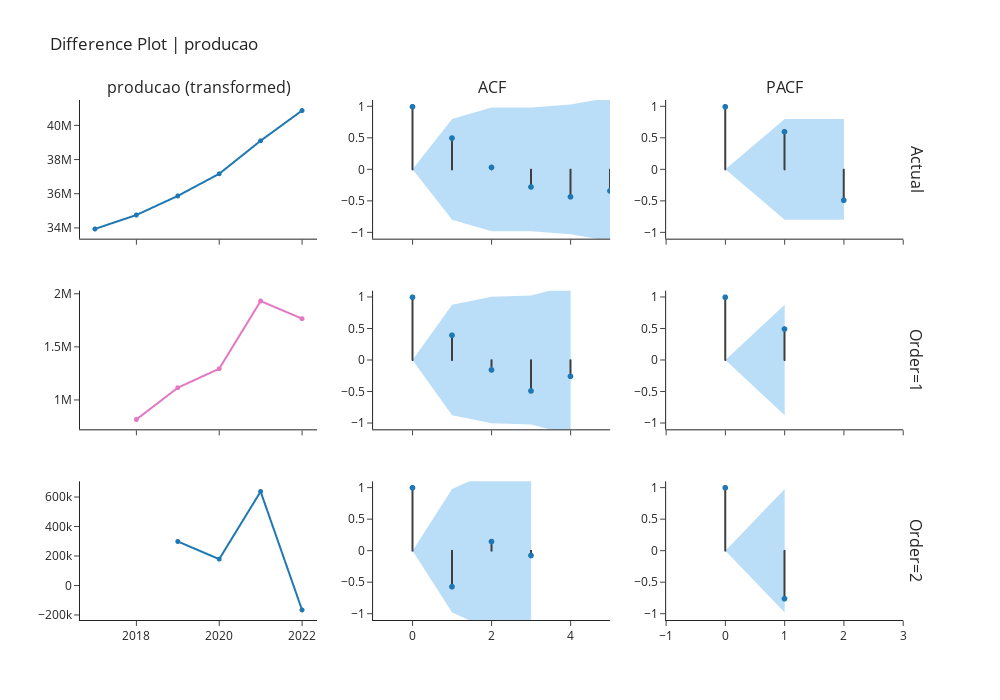

The cell this chart's notebook holds for it:
### Markdown cell above
## Difference Plot Using Order

### Code cell
exp.plot_model(plot="diff", 
               data_kwargs={"order_list": [1, 2], "acf": True, "pacf": True},
               fig_kwargs = {"height":700,"width":1000,"template": "simple_white","hoverinfo":"skip","big_data_threshold":10})

### Figure 1 — Plotly figure (JSON) as saved in the notebook; plotly's stock layout.template omitted (floating-point values rounded to 4 significant figures)
{"data": [{"hoverinfo": "skip", "line": {"width": 2}, "marker": {"size": 5}, "mode": "lines+markers", "name": "Actual", "showlegend": false, "type": "scattergl", "x": [2017, 2018, 2019, 2020, 2021, 2022], "xaxis": "x", "y": [33959879, 34777936, 35895207, 37191638, 39126269, 40894968], "yaxis": "y"}, {"line": {"color": "#3f3f3f"}, "mode": "lines", "name": "Actual", "showlegend": false, "type": "scattergl", "x": [0, 0], "xaxis": "x2", "y": [0, 1], "yaxis": "y2"}, {"line": {"color": "#3f3f3f"}, "mode": "lines", "name": "Actual", "showlegend": false, "type": "scattergl", "x": [1, 1], "xaxis": "x2", "y": [0, 0.5028], "yaxis": "y2"}, {"line": {"color": "#3f3f3f"}, "mode": "lines", "name": "Actual", "showlegend": false, "type": "scattergl", "x": [2, 2], "xaxis": "x2", "y": [0, 0.03717], "yaxis": "y2"}, {"line": {"color": "#3f3f3f"}, "mode": "lines", "name": "Actual", "showlegend": false, "type": "scattergl", "x": [3, 3], "xaxis": "x2", "y": [0, -0.2737], "yaxis": "y2"}, {"line": {"color": "#3f3f3f"}, "mode": "lines", "name": "Actual", "showlegend": false, "type": "scattergl", "x": [4, 4], "xaxis": "x2", "y": [0, -0.4298], "yaxis": "y2"}, {"line": {"color": "#3f3f3f"}, "mode": "lines", "name": "Actual", "showlegend": false, "type": "scattergl", "x": [5, 5], "xaxis": "x2", "y": [0, -0.3365], "yaxis": "y2"}, {"marker": {"color": "#1f77b4", "size": 6}, "mode": "markers", "name": "Actual", "showlegend": false, "type": "scattergl", "x": [0, 1, 2, 3, 4, 5], "xaxis": "x2", "y": [1, 0.5028, 0.03717, -0.2737, -0.4298, -0.3365], "yaxis": "y2"}, {"line": {"color": "rgba(255,255,255,0)"}, "mode": "lines", "name": "UC", "showlegend": false, "type": "scatter", "x": [0, 1, 2, 3, 4, 5], "xaxis": "x2", "y": [0, 0.8002, 0.9818, 0.9827, 1.03, 1.139], "yaxis": "y2"}, {"fill": "tonexty", "fillcolor": "rgba(32, 146, 230,0.3)", "line": {"color": "rgba(255,255,255,0)"}, "mode": "lines", "name": "LC", "showlegend": false, "type": "scatter", "x": [0, 1, 2, 3, 4, 5], "xaxis": "x2", "y": [0, -0.8002, -0.9818, -0.9827, -1.03, -1.139], "yaxis": "y2"}, {"line": {"color": "#3f3f3f"}, "mode": "lines", "name": "Actual", "showlegend": false, "type": "scattergl", "x": [0, 0], "xaxis": "x3", "y": [0, 1], "yaxis": "y3"}, {"line": {"color": "#3f3f3f"}, "mode": "lines", "name": "Actual", "showlegend": false, "type": "scattergl", "x": [1, 1], "xaxis": "x3", "y": [0, 0.6034], "yaxis": "y3"}, {"line": {"color": "#3f3f3f"}, "mode": "lines", "name": "Actual", "showlegend": false, "type": "scattergl", "x": [2, 2], "xaxis": "x3", "y": [0, -0.4848], "yaxis": "y3"}, {"marker": {"color": "#1f77b4", "size": 6}, "mode": "markers", "name": "Actual", "showlegend": false, "type": "scattergl", "x": [0, 1, 2], "xaxis": "x3", "y": [1, 0.6034, -0.4848], "yaxis": "y3"}, {"line": {"color": "rgba(255,255,255,0)"}, "mode": "lines", "name": "UC", "showlegend": false, "type": "scatter", "x": [0, 1, 2], "xaxis": "x3", "y": [0, 0.8002, 0.8002], "yaxis": "y3"}, {"fill": "tonexty", "fillcolor": "rgba(32, 146, 230,0.3)", "line": {"color": "rgba(255,255,255,0)"}, "mode": "lines", "name": "LC", "showlegend": false, "type": "scatter", "x": [0, 1, 2], "xaxis": "x3", "y": [0, -0.8002, -0.8002], "yaxis": "y3"}, {"hoverinfo": "skip", "line": {"width": 2}, "marker": {"size": 5}, "mode": "lines+markers", "name": "Order=1", "showlegend": false, "type": "scattergl", "x": [2018, 2019, 2020, 2021, 2022], "xaxis": "x4", "y": [818057, 1117271, 1296431, 1934631, 1768699], "yaxis": "y4"}, {"line": {"color": "#3f3f3f"}, "mode": "lines", "name": "Order=1", "showlegend": false, "type": "scattergl", "x": [0, 0], "xaxis": "x5", "y": [0, 1], "yaxis": "y5"}, {"line": {"color": "#3f3f3f"}, "mode": "lines", "name": "Order=1", "showlegend": false, "type": "scattergl", "x": [1, 1], "xaxis": "x5", "y": [0, 0.3967], "yaxis": "y5"}, {"line": {"color": "#3f3f3f"}, "mode": "lines", "name": "Order=1", "showlegend": false, "type": "scattergl", "x": [2, 2], "xaxis": "x5", "y": [0, -0.1538], "yaxis": "y5"}, {"line": {"color": "#3f3f3f"}, "mode": "lines", "name": "Order=1", "showlegend": false, "type": "scattergl", "x": [3, 3], "xaxis": "x5", "y": [0, -0.4875], "yaxis": "y5"}, {"line": {"color": "#3f3f3f"}, "mode": "lines", "name": "Order=1", "showlegend": false, "type": "scattergl", "x": [4, 4], "xaxis": "x5", "y": [0, -0.2554], "yaxis": "y5"}, {"marker": {"color": "#1f77b4", "size": 6}, "mode": "markers", "name": "Order=1", "showlegend": false, "type": "scattergl", "x": [0, 1, 2, 3, 4], "xaxis": "x5", "y": [1, 0.3967, -0.1538, -0.4875, -0.2554], "yaxis": "y5"}, {"line": {"color": "rgba(255,255,255,0)"}, "mode": "lines", "name": "UC", "showlegend": false, "type": "scatter", "x": [0, 1, 2, 3, 4], "xaxis": "x5", "y": [0, 0.8765, 1.005, 1.023, 1.188], "yaxis": "y5"}, {"fill": "tonexty", "fillcolor": "rgba(32, 146, 230,0.3)", "line": {"color": "rgba(255,255,255,0)"}, "mode": "lines", "name": "LC", "showlegend": false, "type": "scatter", "x": [0, 1, 2, 3, 4], "xaxis": "x5", "y": [0, -0.8765, -1.005, -1.023, -1.188], "yaxis": "y5"}, {"line": {"color": "#3f3f3f"}, "mode": "lines", "name": "Order=1", "showlegend": false, "type": "scattergl", "x": [0, 0], "xaxis": "x6", "y": [0, 1], "yaxis": "y6"}, {"line": {"color": "#3f3f3f"}, "mode": "lines", "name": "Order=1", "showlegend": false, "type": "scattergl", "x": [1, 1], "xaxis": "x6", "y": [0, 0.4959], "yaxis": "y6"}, {"marker": {"color": "#1f77b4", "size": 6}, "mode": "markers", "name": "Order=1", "showlegend": false, "type": "scattergl", "x": [0, 1], "xaxis": "x6", "y": [1, 0.4959], "yaxis": "y6"}, {"line": {"color": "rgba(255,255,255,0)"}, "mode": "lines", "name": "UC", "showlegend": false, "type": "scatter", "x": [0, 1], "xaxis": "x6", "y": [0, 0.8765], "yaxis": "y6"}, {"fill": "tonexty", "fillcolor": "rgba(32, 146, 230,0.3)", "line": {"color": "rgba(255,255,255,0)"}, "mode": "lines", "name": "LC", "showlegend": false, "type": "scatter", "x": [0, 1], "xaxis": "x6", "y": [0, -0.8765], "yaxis": "y6"}, {"hoverinfo": "skip", "line": {"width": 2}, "marker": {"size": 5}, "mode": "lines+markers", "name": "Order=2", "showlegend": false, "type": "scattergl", "x": [2019, 2020, 2021, 2022], "xaxis": "x7", "y": [299214, 179160, 638200, -165932], "yaxis": "y7"}, {"line": {"color": "#3f3f3f"}, "mode": "lines", "name": "Order=2", "showlegend": false, "type": "scattergl", "x": [0, 0], "xaxis": "x8", "y": [0, 1], "yaxis": "y8"}, {"line": {"color": "#3f3f3f"}, "mode": "lines", "name": "Order=2", "showlegend": false, "type": "scattergl", "x": [1, 1], "xaxis": "x8", "y": [0, -0.5709], "yaxis": "y8"}, {"line": {"color": "#3f3f3f"}, "mode": "lines", "name": "Order=2", "showlegend": false, "type": "scattergl", "x": [2, 2], "xaxis": "x8", "y": [0, 0.146], "yaxis": "y8"}, {"line": {"color": "#3f3f3f"}, "mode": "lines", "name": "Order=2", "showlegend": false, "type": "scattergl", "x": [3, 3], "xaxis": "x8", "y": [0, -0.07516], "yaxis": "y8"}, {"marker": {"color": "#1f77b4", "size": 6}, "mode": "markers", "name": "Order=2", "showlegend": false, "type": "scattergl", "x": [0, 1, 2, 3], "xaxis": "x8", "y": [1, -0.5709, 0.146, -0.07516], "yaxis": "y8"}, {"line": {"color": "rgba(255,255,255,0)"}, "mode": "lines", "name": "UC", "showlegend": false, "type": "scatter", "x": [0, 1, 2, 3], "xaxis": "x8", "y": [0, 0.98, 1.259, 1.276], "yaxis": "y8"}, {"fill": "tonexty", "fillcolor": "rgba(32, 146, 230,0.3)", "line": {"color": "rgba(255,255,255,0)"}, "mode": "lines", "name": "LC", "showlegend": false, "type": "scatter", "x": [0, 1, 2, 3], "xaxis": "x8", "y": [0, -0.98, -1.259, -1.276], "yaxis": "y8"}, {"line": {"color": "#3f3f3f"}, "mode": "lines", "name": "Order=2", "showlegend": false, "type": "scattergl", "x": [0, 0], "xaxis": "x9", "y": [0, 1], "yaxis": "y9"}, {"line": {"color": "#3f3f3f"}, "mode": "lines", "name": "Order=2", "showlegend": false, "type": "scattergl", "x": [1, 1], "xaxis": "x9", "y": [0, -0.7612], "yaxis": "y9"}, {"marker": {"color": "#1f77b4", "size": 6}, "mode": "markers", "name": "Order=2", "showlegend": false, "type": "scattergl", "x": [0, 1], "xaxis": "x9", "y": [1, -0.7612], "yaxis": "y9"}, {"line": {"color": "rgba(255,255,255,0)"}, "mode": "lines", "name": "UC", "showlegend": false, "type": "scatter", "x": [0, 1], "xaxis": "x9", "y": [0, 0.98], "yaxis": "y9"}, {"fill": "tonexty", "fillcolor": "rgba(32, 146, 230,0.3)", "line": {"color": "rgba(255,255,255,0)"}, "mode": "lines", "name": "LC", "showlegend": false, "type": "scatter", "x": [0, 1], "xaxis": "x9", "y": [0, -0.98], "yaxis": "y9"}], "layout": {"annotations": [{"font": {"size": 16}, "showarrow": false, "text": "producao (transformed)", "x": 0.1411, "xanchor": "center", "xref": "paper", "y": 1, "yanchor": "bottom", "yref": "paper"}, {"font": {"size": 16}, "showarrow": false, "text": "ACF", "x": 0.49, "xanchor": "center", "xref": "paper", "y": 1, "yanchor": "bottom", "yref": "paper"}, {"font": {"size": 16}, "showarrow": false, "text": "PACF", "x": 0.8389, "xanchor": "center", "xref": "paper", "y": 1, "yanchor": "bottom", "yref": "paper"}, {"font": {"size": 16}, "showarrow": false, "text": "Actual", "textangle": 90, "x": 0.98, "xanchor": "left", "xref": "paper", "y": 0.8667, "yanchor": "middle", "yref": "paper"}, {"font": {"size": 16}, "showarrow": false, "text": "Order=1", "textangle": 90, "x": 0.98, "xanchor": "left", "xref": "paper", "y": 0.5, "yanchor": "middle", "yref": "paper"}, {"font": {"size": 16}, "showarrow": false, "text": "Order=2", "textangle": 90, "x": 0.98, "xanchor": "left", "xref": "paper", "y": 0.1333, "yanchor": "middle", "yref": "paper"}], "autosize": false, "height": 700, "showlegend": false, "title": {"text": "Difference Plot | producao"}, "width": 1000, "xaxis": {"anchor": "y", "domain": [0, 0.2822], "matches": "x7", "showticklabels": false}, "xaxis2": {"anchor": "y2", "domain": [0.3489, 0.6311], "matches": "x8", "range": [-1, 7], "showticklabels": false}, "xaxis3": {"anchor": "y3", "domain": [0.6978, 0.98], "matches": "x9", "range": [-1, 4], "showticklabels": false}, "xaxis4": {"anchor": "y4", "domain": [0, 0.2822], "matches": "x7", "showticklabels": false}, "xaxis5": {"anchor": "y5", "domain": [0.3489, 0.6311], "matches": "x8", "range": [-1, 6], "showticklabels": false}, "xaxis6": {"anchor": "y6", "domain": [0.6978, 0.98], "matches": "x9", "range": [-1, 3], "showticklabels": false}, "xaxis7": {"anchor": "y7", "domain": [0, 0.2822]}, "xaxis8": {"anchor": "y8", "domain": [0.3489, 0.6311], "range": [-1, 5]}, "xaxis9": {"anchor": "y9", "domain": [0.6978, 0.98], "range": [-1, 3]}, "yaxis": {"anchor": "x", "domain": [0.7333, 1]}, "yaxis2": {"anchor": "x2", "domain": [0.7333, 1], "range": [-1.1, 1.1], "zerolinecolor": "#000000"}, "yaxis3": {"anchor": "x3", "domain": [0.7333, 1], "range": [-1.1, 1.1], "zerolinecolor": "#000000"}, "yaxis4": {"anchor": "x4", "domain": [0.3667, 0.6333]}, "yaxis5": {"anchor": "x5", "domain": [0.3667, 0.6333], "range": [-1.1, 1.1], "zerolinecolor": "#000000"}, "yaxis6": {"anchor": "x6", "domain": [0.3667, 0.6333], "range": [-1.1, 1.1], "zerolinecolor": "#000000"}, "yaxis7": {"anchor": "x7", "domain": [0, 0.2667]}, "yaxis8": {"anchor": "x8", "domain": [0, 0.2667], "range": [-1.1, 1.1], "zerolinecolor": "#000000"}, "yaxis9": {"anchor": "x9", "domain": [0, 0.2667], "range": [-1.1, 1.1], "zerolinecolor": "#000000"}}}
